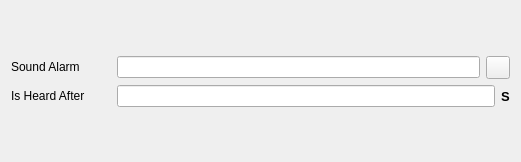
<?xml version="1.0" encoding="UTF-8"?>
<ui version="4.0">
 <class>GTACheckAudioWidget</class>
 <widget class="QWidget" name="GTACheckAudioWidget">
  <property name="geometry">
   <rect>
    <x>0</x>
    <y>0</y>
    <width>521</width>
    <height>162</height>
   </rect>
  </property>
  <property name="sizePolicy">
   <sizepolicy hsizetype="Preferred" vsizetype="Fixed">
    <horstretch>0</horstretch>
    <verstretch>0</verstretch>
   </sizepolicy>
  </property>
  <property name="windowTitle">
   <string>Form</string>
  </property>
  <layout class="QGridLayout" name="gridLayout">
   <item row="1" column="0">
    <layout class="QHBoxLayout" name="horizontalLayout">
     <item>
      <widget class="QLabel" name="label">
       <property name="sizePolicy">
        <sizepolicy hsizetype="Preferred" vsizetype="Fixed">
         <horstretch>0</horstretch>
         <verstretch>0</verstretch>
        </sizepolicy>
       </property>
       <property name="minimumSize">
        <size>
         <width>100</width>
         <height>0</height>
        </size>
       </property>
       <property name="maximumSize">
        <size>
         <width>100</width>
         <height>16777215</height>
        </size>
       </property>
       <property name="text">
        <string>Sound Alarm</string>
       </property>
      </widget>
     </item>
     <item>
      <widget class="QLineEdit" name="SoundLE">
       <property name="readOnly">
        <bool>true</bool>
       </property>
      </widget>
     </item>
     <item>
      <widget class="QToolButton" name="searchPB">
       <property name="text">
        <string/>
       </property>
       <property name="icon">
        <iconset resource="../resource.qrc">
         <normaloff>:/images/forms/img/SEARCH.png</normaloff>:/images/forms/img/SEARCH.png</iconset>
       </property>
      </widget>
     </item>
    </layout>
   </item>
   <item row="2" column="0">
    <layout class="QHBoxLayout" name="horizontalLayout_2">
     <item>
      <widget class="QLabel" name="label_2">
       <property name="sizePolicy">
        <sizepolicy hsizetype="Preferred" vsizetype="Fixed">
         <horstretch>0</horstretch>
         <verstretch>0</verstretch>
        </sizepolicy>
       </property>
       <property name="minimumSize">
        <size>
         <width>100</width>
         <height>0</height>
        </size>
       </property>
       <property name="maximumSize">
        <size>
         <width>100</width>
         <height>16777215</height>
        </size>
       </property>
       <property name="text">
        <string>Is Heard After</string>
       </property>
      </widget>
     </item>
     <item>
      <widget class="QLineEdit" name="HeardAfterLE">
       <property name="sizePolicy">
        <sizepolicy hsizetype="Expanding" vsizetype="Fixed">
         <horstretch>0</horstretch>
         <verstretch>0</verstretch>
        </sizepolicy>
       </property>
      </widget>
     </item>
     <item>
      <widget class="QLabel" name="label_3">
       <property name="maximumSize">
        <size>
         <width>23</width>
         <height>16777215</height>
        </size>
       </property>
       <property name="font">
        <font>
         <pointsize>10</pointsize>
         <weight>75</weight>
         <bold>true</bold>
        </font>
       </property>
       <property name="text">
        <string>S</string>
       </property>
       <property name="alignment">
        <set>Qt::AlignCenter</set>
       </property>
      </widget>
     </item>
    </layout>
   </item>
   <item row="3" column="0">
    <spacer name="verticalSpacer">
     <property name="orientation">
      <enum>Qt::Vertical</enum>
     </property>
     <property name="sizeHint" stdset="0">
      <size>
       <width>20</width>
       <height>40</height>
      </size>
     </property>
    </spacer>
   </item>
   <item row="0" column="0">
    <spacer name="verticalSpacer_2">
     <property name="orientation">
      <enum>Qt::Vertical</enum>
     </property>
     <property name="sizeHint" stdset="0">
      <size>
       <width>20</width>
       <height>40</height>
      </size>
     </property>
    </spacer>
   </item>
  </layout>
 </widget>
 <resources>
  <include location="../resource.qrc"/>
 </resources>
 <connections/>
</ui>
